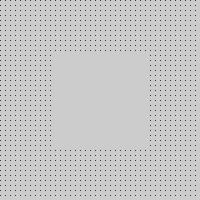
Frame 1 (no input)
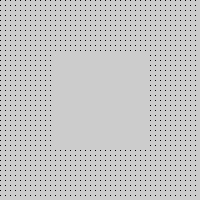
Frame 60 (the mouse pressed at the canvas centre just before this capture)
Frame 120 (the mouse held since frame 60 and released just before this capture): identical to frame 60, image omitted

The Processing sketch that drew these frames (run headless with seeded random() and noise(); from frame 60 on, the mouse is pressed at the canvas centre):

// Processing sketch: processing_14599
// ── processing_14599.pde

void setup() {
  size(200,200);
  }
  void draw(){
  for (int i=0; i<200; i=i+5) {
   for(int j=0; j<200; j=j+5) {
     if(!(50<i&&150>i&&50<j&&150>j)){
    point(i,j);
   }
  }
 }
}                
